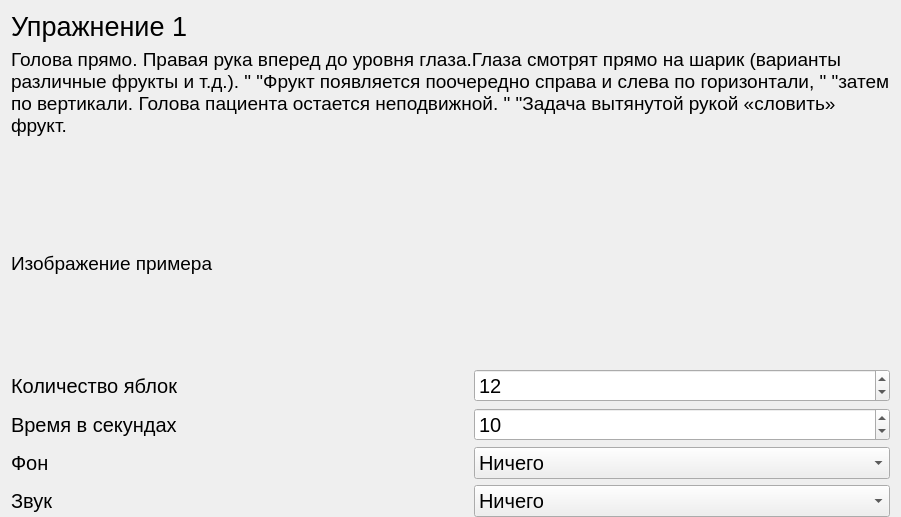
               <widget class="QWidget" name="page_apples">
                <layout class="QVBoxLayout" name="verticalLayout_3">
                 <property name="bottomMargin">
                  <number>0</number>
                 </property>
                 <item>
                  <widget class="QLabel" name="label_2">
                   <property name="font">
                    <font>
                     <pointsize>20</pointsize>
                    </font>
                   </property>
                   <property name="text">
                    <string>Упражнение 1</string>
                   </property>
                  </widget>
                 </item>
                 <item>
                  <spacer name="verticalSpacer_9">
                   <property name="orientation">
                    <enum>Qt::Vertical</enum>
                   </property>
                   <property name="sizeType">
                    <enum>QSizePolicy::Preferred</enum>
                   </property>
                   <property name="sizeHint" stdset="0">
                    <size>
                     <width>20</width>
                     <height>40</height>
                    </size>
                   </property>
                  </spacer>
                 </item>
                 <item>
                  <widget class="QLabel" name="label_3">
                   <property name="sizePolicy">
                    <sizepolicy hsizetype="Expanding" vsizetype="Minimum">
                     <horstretch>0</horstretch>
                     <verstretch>0</verstretch>
                    </sizepolicy>
                   </property>
                   <property name="font">
                    <font>
                     <pointsize>14</pointsize>
                    </font>
                   </property>
                   <property name="text">
                    <string>Голова прямо. Правая рука вперед до уровня глаза.Глаза смотрят прямо на шарик (варианты различные фрукты и т.д.). &quot; &quot;Фрукт появляется поочередно справа и слева по горизонтали, &quot; &quot;затем по вертикали. Голова пациента остается неподвижной. &quot; &quot;Задача вытянутой рукой «словить» фрукт.</string>
                   </property>
                   <property name="wordWrap">
                    <bool>true</bool>
                   </property>
                  </widget>
                 </item>
                 <item>
                  <spacer name="verticalSpacer_8">
                   <property name="orientation">
                    <enum>Qt::Vertical</enum>
                   </property>
                   <property name="sizeType">
                    <enum>QSizePolicy::Preferred</enum>
                   </property>
                   <property name="sizeHint" stdset="0">
                    <size>
                     <width>20</width>
                     <height>100</height>
                    </size>
                   </property>
                  </spacer>
                 </item>
                 <item>
                  <widget class="QLabel" name="lable_apple_example_img">
                   <property name="sizePolicy">
                    <sizepolicy hsizetype="Ignored" vsizetype="Ignored">
                     <horstretch>0</horstretch>
                     <verstretch>160</verstretch>
                    </sizepolicy>
                   </property>
                   <property name="minimumSize">
                    <size>
                     <width>300</width>
                     <height>200</height>
                    </size>
                   </property>
                   <property name="font">
                    <font>
                     <pointsize>14</pointsize>
                    </font>
                   </property>
                   <property name="text">
                    <string>Изображение примера</string>
                   </property>
                   <property name="scaledContents">
                    <bool>true</bool>
                   </property>
                  </widget>
                 </item>
                 <item>
                  <spacer name="verticalSpacer_4">
                   <property name="orientation">
                    <enum>Qt::Vertical</enum>
                   </property>
                   <property name="sizeType">
                    <enum>QSizePolicy::Preferred</enum>
                   </property>
                   <property name="sizeHint" stdset="0">
                    <size>
                     <width>20</width>
                     <height>40</height>
                    </size>
                   </property>
                  </spacer>
                 </item>
                 <item>
                  <layout class="QHBoxLayout" name="horizontalLayout_21">
                   <item>
                    <widget class="QLabel" name="label_6">
                     <property name="font">
                      <font>
                       <pointsize>15</pointsize>
                      </font>
                     </property>
                     <property name="text">
                      <string>Количество яблок</string>
                     </property>
                    </widget>
                   </item>
                   <item>
                    <spacer name="horizontalSpacer_11">
                     <property name="orientation">
                      <enum>Qt::Horizontal</enum>
                     </property>
                     <property name="sizeType">
                      <enum>QSizePolicy::Preferred</enum>
                     </property>
                     <property name="sizeHint" stdset="0">
                      <size>
                       <width>40</width>
                       <height>20</height>
                      </size>
                     </property>
                    </spacer>
                   </item>
                   <item>
                    <widget class="QSpinBox" name="spinBox_apple_count">
                     <property name="font">
                      <font>
                       <pointsize>15</pointsize>
                      </font>
                     </property>
                     <property name="value">
                      <number>12</number>
                     </property>
                    </widget>
                   </item>
                  </layout>
                 </item>
                 <item>
                  <layout class="QHBoxLayout" name="horizontalLayout_20">
                   <item>
                    <widget class="QLabel" name="label_5">
                     <property name="font">
                      <font>
                       <pointsize>15</pointsize>
                      </font>
                     </property>
                     <property name="text">
                      <string>Время в секундах</string>
                     </property>
                    </widget>
                   </item>
                   <item>
                    <spacer name="horizontalSpacer_12">
                     <property name="orientation">
                      <enum>Qt::Horizontal</enum>
                     </property>
                     <property name="sizeType">
                      <enum>QSizePolicy::Preferred</enum>
                     </property>
                     <property name="sizeHint" stdset="0">
                      <size>
                       <width>40</width>
                       <height>20</height>
                      </size>
                     </property>
                    </spacer>
                   </item>
                   <item>
                    <widget class="QSpinBox" name="spinBox_apple_second">
                     <property name="font">
                      <font>
                       <pointsize>15</pointsize>
                      </font>
                     </property>
                     <property name="value">
                      <number>10</number>
                     </property>
                    </widget>
                   </item>
                  </layout>
                 </item>
                 <item>
                  <layout class="QHBoxLayout" name="horizontalLayout_19">
                   <item>
                    <widget class="QLabel" name="label_fon">
                     <property name="font">
                      <font>
                       <pointsize>15</pointsize>
                      </font>
                     </property>
                     <property name="text">
                      <string>Фон</string>
                     </property>
                    </widget>
                   </item>
                   <item>
                    <spacer name="horizontalSpacer_13">
                     <property name="orientation">
                      <enum>Qt::Horizontal</enum>
                     </property>
                     <property name="sizeType">
                      <enum>QSizePolicy::Preferred</enum>
                     </property>
                     <property name="sizeHint" stdset="0">
                      <size>
                       <width>40</width>
                       <height>20</height>
                      </size>
                     </property>
                    </spacer>
                   </item>
                   <item>
                    <widget class="QComboBox" name="comboBox_fon_apple">
                     <property name="font">
                      <font>
                       <pointsize>15</pointsize>
                      </font>
                     </property>
                     <item>
                      <property name="text">
                       <string>Ничего</string>
                      </property>
                     </item>
                     <item>
                      <property name="text">
                       <string>Снег</string>
                      </property>
                     </item>
                     <item>
                      <property name="text">
                       <string>Дождь</string>
                      </property>
                     </item>
                     <item>
                      <property name="text">
                       <string>Туман</string>
                      </property>
                     </item>
                    </widget>
                   </item>
                  </layout>
                 </item>
                 <item>
                  <layout class="QHBoxLayout" name="horizontalLayout_18">
                   <item>
                    <widget class="QLabel" name="label_sound">
                     <property name="font">
                      <font>
                       <pointsize>15</pointsize>
                      </font>
                     </property>
                     <property name="text">
                      <string>Звук</string>
                     </property>
                    </widget>
                   </item>
                   <item>
                    <spacer name="horizontalSpacer_14">
                     <property name="orientation">
                      <enum>Qt::Horizontal</enum>
                     </property>
                     <property name="sizeType">
                      <enum>QSizePolicy::Preferred</enum>
                     </property>
                     <property name="sizeHint" stdset="0">
                      <size>
                       <width>40</width>
                       <height>20</height>
                      </size>
                     </property>
                    </spacer>
                   </item>
                   <item>
                    <widget class="QComboBox" name="comboBox_sound_apple">
                     <property name="font">
                      <font>
                       <pointsize>15</pointsize>
                      </font>
                     </property>
                     <item>
                      <property name="text">
                       <string>Ничего</string>
                      </property>
                     </item>
                     <item>
                      <property name="text">
                       <string>Дождь</string>
                      </property>
                     </item>
                    </widget>
                   </item>
                  </layout>
                 </item>
                 <item>
                  <spacer name="verticalSpacer_7">
                   <property name="orientation">
                    <enum>Qt::Vertical</enum>
                   </property>
                   <property name="sizeHint" stdset="0">
                    <size>
                     <width>20</width>
                     <height>40</height>
                    </size>
                   </property>
                  </spacer>
                 </item>
                </layout>
               </widget>
